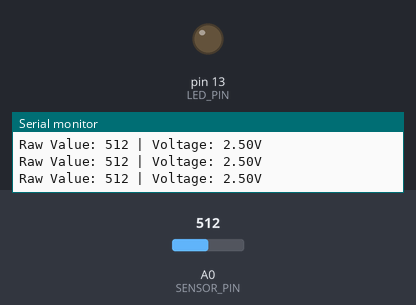
A sketch run on a simulated Arduino Uno, built with avr-gcc and run on an emulated ATmega328P. Shown: output pins drawn as LEDs (lit = HIGH), the last lines printed to the serial monitor. The inputs (shaded band) are chosen by the test bench; at power-on: A0 (SENSOR_PIN) = 512.

Above: at 1.3 s.
1.4 s: A0 (SENSOR_PIN) set to 526
At 2.1 s:
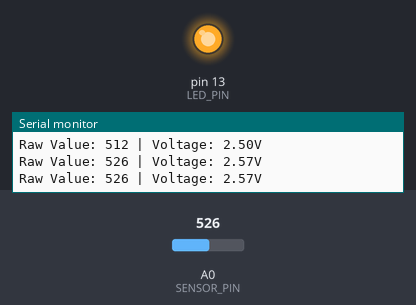
3.0 s: A0 (SENSOR_PIN) set to 511
At 3.3 s:
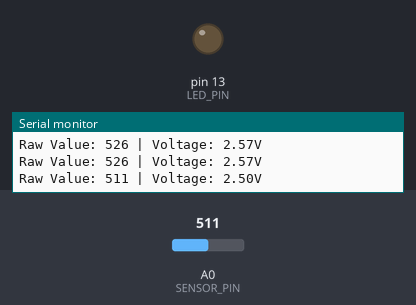
4.5 s: A0 (SENSOR_PIN) set to 716
At 5.8 s:
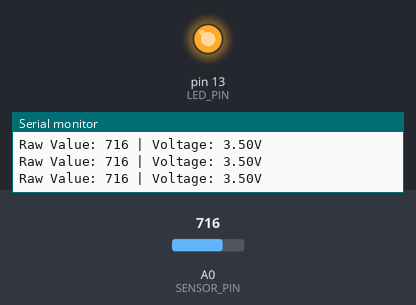
Timing chart, 0 to 7.5 s (numbered marks = the images above; inputs shaded):
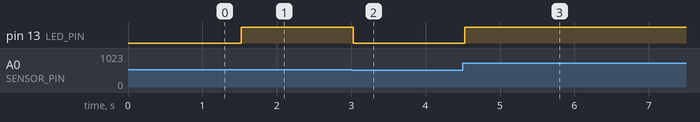

The sketch:

sensor_reading.ino
```cpp
/*
  Sensor Reading Template

  Read analog sensor values and display them via serial.
*/

// Pin definitions
const int SENSOR_PIN = A0;
const int LED_PIN = 13;

// Variables
int sensorValue = 0;
float voltage = 0.0;

void setup() {
  // Initialize serial communication
  Serial.begin(9600);

  // Configure pins
  pinMode(LED_PIN, OUTPUT);
  pinMode(SENSOR_PIN, INPUT);

  Serial.println("Sensor Reader Initialized");
  Serial.println("Reading from pin A0...");
}

void loop() {
  // Read the analog sensor
  sensorValue = analogRead(SENSOR_PIN);

  // Convert to voltage (0-5V for most Arduino boards)
  voltage = sensorValue * (5.0 / 1023.0);

  // Display values
  Serial.print("Raw Value: ");
  Serial.print(sensorValue);
  Serial.print(" | Voltage: ");
  Serial.print(voltage);
  Serial.println("V");

  // Visual indicator
  if (sensorValue > 512) {
    digitalWrite(LED_PIN, HIGH);
  } else {
    digitalWrite(LED_PIN, LOW);
  }

  // Wait before next reading
  delay(500);
}
```

Measured:
- the behaviour switches between 512 and 513 on A0 (SENSOR_PIN) (found by bisection; images 0 and 1)
- after the input at 1.4 s, pin 13 (LED_PIN): LOW → HIGH after 0.12 s
- after the input at 3.0 s, pin 13 (LED_PIN): HIGH → LOW at once
- after the input at 4.5 s, pin 13 (LED_PIN): LOW → HIGH at once
